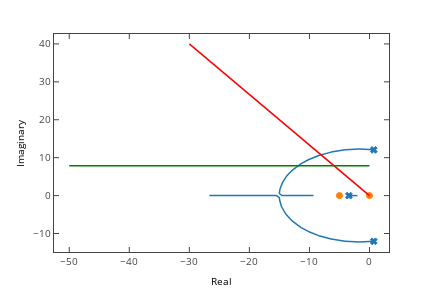

This figure's notebook cell:
### Markdown cell above
3- Aukeratu $T_d$ parametroaren balioa, espezifikazio hauek betetzeko:
* Gaindiketa $R<\%10$
 
* Puntako denbora $T_1<0.4s.$

### Code cell
d=0.6;T1=0.4;wd=sp.pi/T1
p1=(-d+sp.sqrt(d**2-1))*sp.r_[0,50]
p2=-sp.r_[0,50]+wd*1j
c.rlocus(F,kvect=sp.r_[0:0.40:0.0005,0.4:0.5:0.1])
plt.plot(p1.real,p1.imag,'r')
plt.plot(p2.real,p2.imag,'g')
f=plt.gcf();py.iplot_mpl(f)

### Figure 1 — Plotly figure (JSON) as saved in the notebook; plotly's stock layout.template omitted (floating-point values rounded to 4 significant figures; data arrays with more than 128 entries replaced by an {"elided": "..."} marker saying what was removed)
{"data": [{"marker": {"color": "#1F77B4", "line": {"color": "#1F77B4", "width": 1}, "opacity": 1, "size": 6, "symbol": "x"}, "mode": "markers", "name": "_line0", "type": "scatter", "uid": "23e28902-daee-42e4-b7f2-71f14fd178bf", "x": [0.7136, 0.7136, -3.427], "xaxis": "x", "y": [12.06, -12.06, 0], "yaxis": "y"}, {"marker": {"color": "#FF7F0E", "line": {"color": "#FF7F0E", "width": 1}, "opacity": 1, "size": 6, "symbol": "circle"}, "mode": "markers", "name": "_line1", "type": "scatter", "uid": "155ed5e5-0e1b-4ad7-8956-ca186222d180", "x": [-5, 0], "xaxis": "x", "y": [0, 0], "yaxis": "y"}, {"line": {"color": "rgba (31, 119, 180, 1)", "dash": "solid", "width": 1.5}, "mode": "lines", "name": "rootlocus", "type": "scatter", "uid": "08ffdf74-b537-4c60-95eb-0b61e8f2c326", "x": {"elided": "801 float values"}, "xaxis": "x", "y": {"elided": "801 int values"}, "yaxis": "y"}, {"line": {"color": "rgba (31, 119, 180, 1)", "dash": "solid", "width": 1.5}, "mode": "lines", "name": "rootlocus", "type": "scatter", "uid": "76358999-0bf8-49cc-b221-6deb828067bc", "x": {"elided": "801 float values"}, "xaxis": "x", "y": {"elided": "801 float values"}, "yaxis": "y"}, {"line": {"color": "rgba (31, 119, 180, 1)", "dash": "solid", "width": 1.5}, "mode": "lines", "name": "rootlocus", "type": "scatter", "uid": "7089cd0c-fdba-4cd2-b10a-df25e5b0e975", "x": {"elided": "801 float values"}, "xaxis": "x", "y": {"elided": "801 float values"}, "yaxis": "y"}, {"line": {"color": "rgba (255, 0, 0, 1)", "dash": "solid", "width": 1.5}, "mode": "lines", "name": "_line7", "type": "scatter", "uid": "dc150bfe-7884-4a34-b1d9-4a3768b0751c", "x": [0, -30], "xaxis": "x", "y": [0, 40], "yaxis": "y"}, {"line": {"color": "rgba (0, 127, 0, 1)", "dash": "solid", "width": 1.5}, "mode": "lines", "name": "_line8", "type": "scatter", "uid": "c75034f5-3417-4428-b954-f21c48dfcb29", "x": [0, -50], "xaxis": "x", "y": [7.854, 7.854], "yaxis": "y"}], "layout": {"autosize": false, "height": 288, "hovermode": "closest", "margin": {"b": 36, "l": 54, "pad": 0, "r": 43, "t": 34}, "showlegend": false, "width": 432, "xaxis": {"anchor": "y", "domain": [0, 1], "mirror": "ticks", "nticks": 8, "range": [-52.54, 3.249], "showgrid": false, "showline": true, "side": "bottom", "tickfont": {"size": 10}, "ticks": "inside", "title": {"font": {"color": "#000000", "size": 10}, "text": "Real"}, "type": "linear", "zeroline": false}, "yaxis": {"anchor": "x", "domain": [0, 1], "mirror": "ticks", "nticks": 8, "range": [-14.87, 42.61], "showgrid": false, "showline": true, "side": "left", "tickfont": {"size": 10}, "ticks": "inside", "title": {"font": {"color": "#000000", "size": 10}, "text": "Imaginary"}, "type": "linear", "zeroline": false}}}
